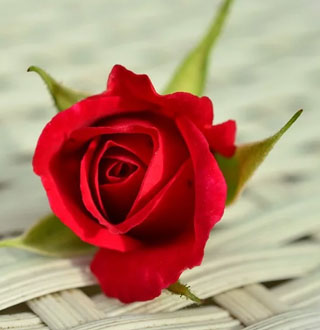
#> input picture class/0225/affine.jpg, 320 x 330 px
$ python _04_Affine_Transform.py
#> lines starting #> are read from the running program, lines starting #| are printed output that depends on the picture
### class/0225/_00_Base_for_Copy.py
import cv2
import numpy as np
import time
import matplotlib.pyplot as plt


def readImageGray(url):
#> called with url = './affine.jpg'
    return cv2.imread(url, cv2.IMREAD_GRAYSCALE)
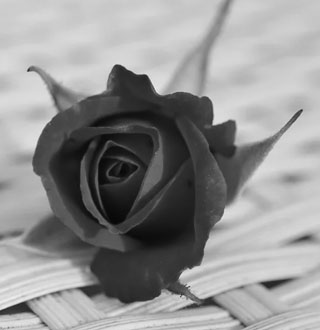
#> returned value: shape (330, 320); min 4, max 244, mean 145.5


def keyboardseet():
    cv2.waitKey()
    cv2.destroyAllWindows()


# [21 lines left out: function filter, not called in this run]


''' Robers Mask 를 위한 함수 '''


# [13 lines left out: function differential, not called in this run]


''' Max_min_Filtering '''


# ksize = mask의 크기
# mode = 0 --> 최소 필터링 / 1 ---> 최대 필터링

# [18 lines left out: function min_max_filter, not called in this run]


''' Open CV ImShow method '''


# 입력 받은 값을 cv2 의 이름으로 출력


def imshowFunction(src):
    name = f'src'
    return cv2.imshow(name, src)


''' 반복문을 사용해서 이미지의 크기를 변경하는 방식 - 순방향 사상 '''


# [15 lines left out: function scaling_loop, not called in this run]


''' 행렬 단위 접근을 이용해서 image 를 변경 '''


# [20 lines left out: function scaling_matrix, not called in this run]


''' 최근점 이웃 보간 '''


# [16 lines left out: function scaling_nearest, not called in this run]

### class/0225/_04_Affine_Transform.py
import cv2
import numpy as np
import _00_Base_for_Copy as bs

''' image load '''
src = bs.readImageGray('./affine.jpg')
print(src.shape)
#| (330, 320)
print()

''' checking original image '''
cv2.imshow('original Image', src)

''' array for making affine array'''
''' result of src.shape = (330, 320) '''
''' 범위 안에 들어가는 값을 설정 '''
pt1 = np.array([(30, 50), (12, 123), (300, 100)], np.float32)
pt2 = np.array([(120, 213), (198, 189), (129, 256)], np.float32)

aff_mat = cv2.getAffineTransform(pt1, pt2)

''' Data for making Affine array '''
center = (200, 300)
angle = 30
scale = 1

rot_mat = cv2.getRotationMatrix2D(center, angle, scale)

''' transform using affine array  '''
dst1 = cv2.warpAffine(src, aff_mat, src.shape[::-1], cv2.INTER_LINEAR)
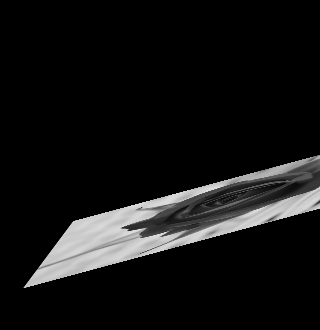
#> dst1: shape (330, 320); min 0, max 230, mean 19.7
dst2 = cv2.warpAffine(src, rot_mat, src.shape[::-1], cv2.INTER_LINEAR)
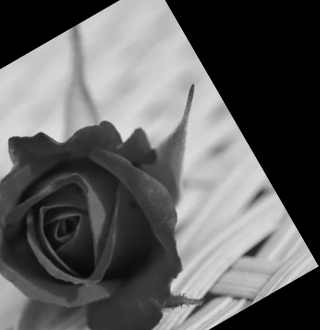
#> dst2: shape (330, 320); min 0, max 237, mean 96.5

''' affine confirm '''
cv2.imshow('dst1', dst1)
cv2.imshow('dst2', dst2)

''' keyboard controller '''
bs.keyboardseet()

$ run again, with class/0225/perspective.jpg copied over class/0225/affine.jpg
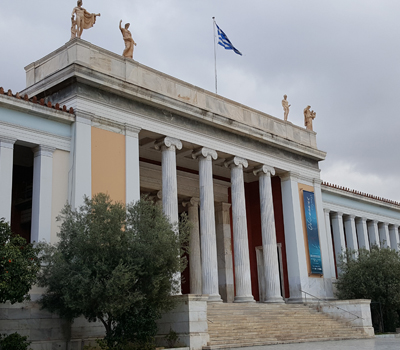
#> input picture class/0225/perspective.jpg, 400 x 350 px
#| (350, 400)
#> `dst1 = cv2.warpAffine(src, aff_mat, src.shape[::-1], cv2.INTER_LINEAR)`:
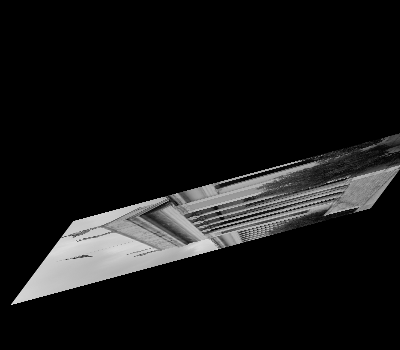
#> dst1: shape (350, 400); min 0, max 226, mean 22.1
#> `dst2 = cv2.warpAffine(src, rot_mat, src.shape[::-1], cv2.INTER_LINEAR)`:
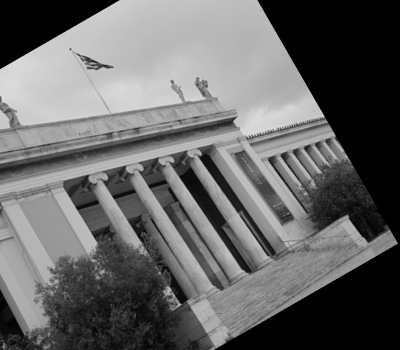
#> dst2: shape (350, 400); min 0, max 226, mean 102.1

$ run again, with class/0225/scaling.jpg copied over class/0225/affine.jpg
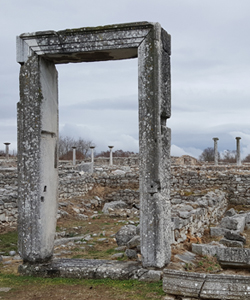
#> input picture class/0225/scaling.jpg, 250 x 300 px
#| (300, 250)
#> `dst1 = cv2.warpAffine(src, aff_mat, src.shape[::-1], cv2.INTER_LINEAR)`:
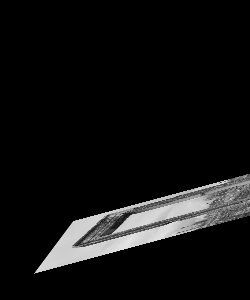
#> dst1: shape (300, 250); min 0, max 228, mean 17.5
#> `dst2 = cv2.warpAffine(src, rot_mat, src.shape[::-1], cv2.INTER_LINEAR)`:
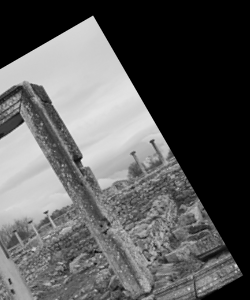
#> dst2: shape (300, 250); min 0, max 233, mean 90.9
